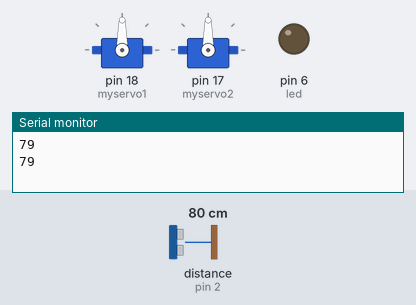
The sketch below on a simulated Arduino Uno, built with avr-gcc and run on an emulated ATmega328P. Parts: 2 × servo, output pins drawn as LEDs (lit = HIGH), the last lines printed to the serial monitor. Wiring (inferred from the names in the program): ultrasonic range finder: trigger pin 3; echo pin 2. The test bench sets the inputs (shaded band); at power-on: distance to the obstacle (sensor on pin 2) 80 cm. The echo pulse lasts 58.3 µs per cm; pins used as bus, display or sensor lines are not drawn.

Above: at 1.8 s.
1.9 s: distance to the obstacle (sensor on pin 2) set to 18 cm
4.2 s: distance to the obstacle (sensor on pin 2) set to 14 cm
At 6.49 s:
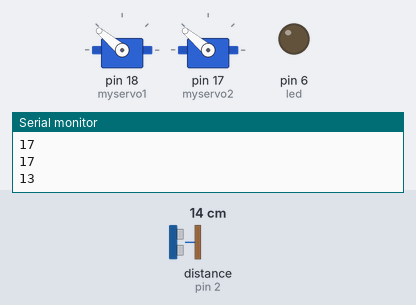
At 7.2 s:
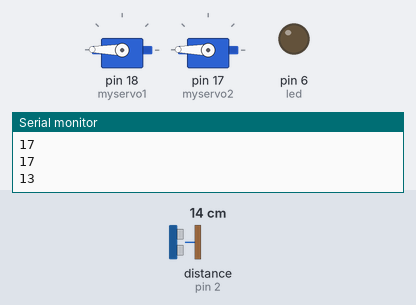
8.3 s: distance to the obstacle (sensor on pin 2) set to 35 cm
11.8 s: distance to the obstacle (sensor on pin 2) set to 2 cm
At 13.04 s:
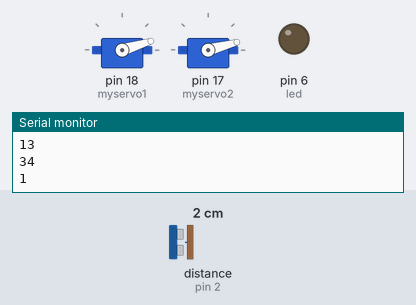
15.9 s: distance to the obstacle (sensor on pin 2) set to 60 cm
19.4 s: distance to the obstacle (sensor on pin 2) set to 4 cm
At 21.04 s:
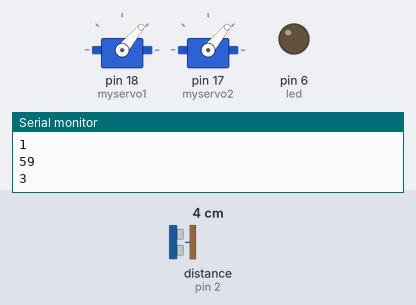
Timing chart, 0 to 24.5 s (numbered marks = the images above; inputs shaded):
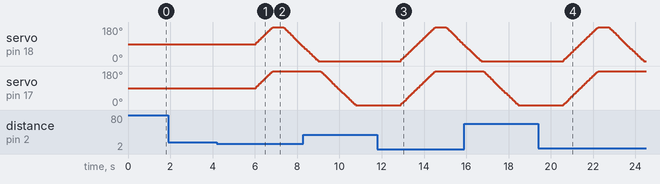

Measured:
- the behaviour switches between 17 and 16 cm on distance to the obstacle (sensor on pin 2) (found by bisection; images 0 and 1)
- after the input at 4.2 s, servo on pin 18 (myservo1): rises from 90° to 179° in 0.80 s, then falls to 75° in 1.4 s; servo on pin 17 (myservo2): moves from 90° to 179° over 0.80 s, starting after 1.8 s
- after the input at 11.8 s, servo on pin 18 (myservo1): rises from 0° to 179° in 1.6 s, then falls to 84° in 1.4 s; servo on pin 17 (myservo2): moves from 0° to 179° over 1.6 s, starting after 1.1 s
- after the input at 19.4 s, servo on pin 17 (myservo2): moves from 0° to 179° over 1.6 s, starting after 1.2 s

The sketch:

iR3mind_nano_code.ino
```cpp
// Watch video here: https://www.youtube.com/watch?v=mkUbpeKAu24

/* HC-SR04 or RB URF02
 VCC to Arduino 5V
 GND to Arduino GND
 Echo (or OUTPUT) to Arduino pin 2
 Trig (or INPUT) to Arduino pin 3 */
#define echoPin 2 // Echo Pin (OUTPUT pin in RB URF02)
#define trigPin 3 // Trigger Pin (INPUT pin in RB URF02)
#include <VarSpeedServo.h>
#include "Wire.h"
#include <SPI.h>

VarSpeedServo myservo1;
VarSpeedServo myservo2;
int led = 6;
int maximumRange = 350; // Maximum range needed
int minimumRange = 0; // Minimum range needed
long duration, distance; // Duration used to calculate distance
int brightness;

void setup() {
 Serial.begin (9600);
 pinMode(trigPin, OUTPUT);
 pinMode(echoPin, INPUT);
 pinMode(led, OUTPUT);
  myservo1.attach(18);
   myservo2.attach(17);
}

void loop() {
// The following trigPin/echoPin cycle is used to determine the distance of the nearest object by bouncing soundwaves off of it.
 digitalWrite(trigPin, LOW);
 delayMicroseconds(2);
 digitalWrite(trigPin, HIGH);
 delayMicroseconds(10);
 digitalWrite(trigPin, LOW);
 duration = pulseIn(echoPin, HIGH);
 distance = duration/58.2; //Calculate the distance (in cm) based on the speed of sound.
 Serial.println(distance); // distance in cm
 delay(1000); //Delay 50 ms
  if (distance<=15)
  {myservo1.write(179,70,false);
   myservo2.write(179,70,true);
   delay(500);

   myservo1.write(0,70,true);
   delay(100);
   myservo2.write(0,70,true);
   delay(100);}
}
```
